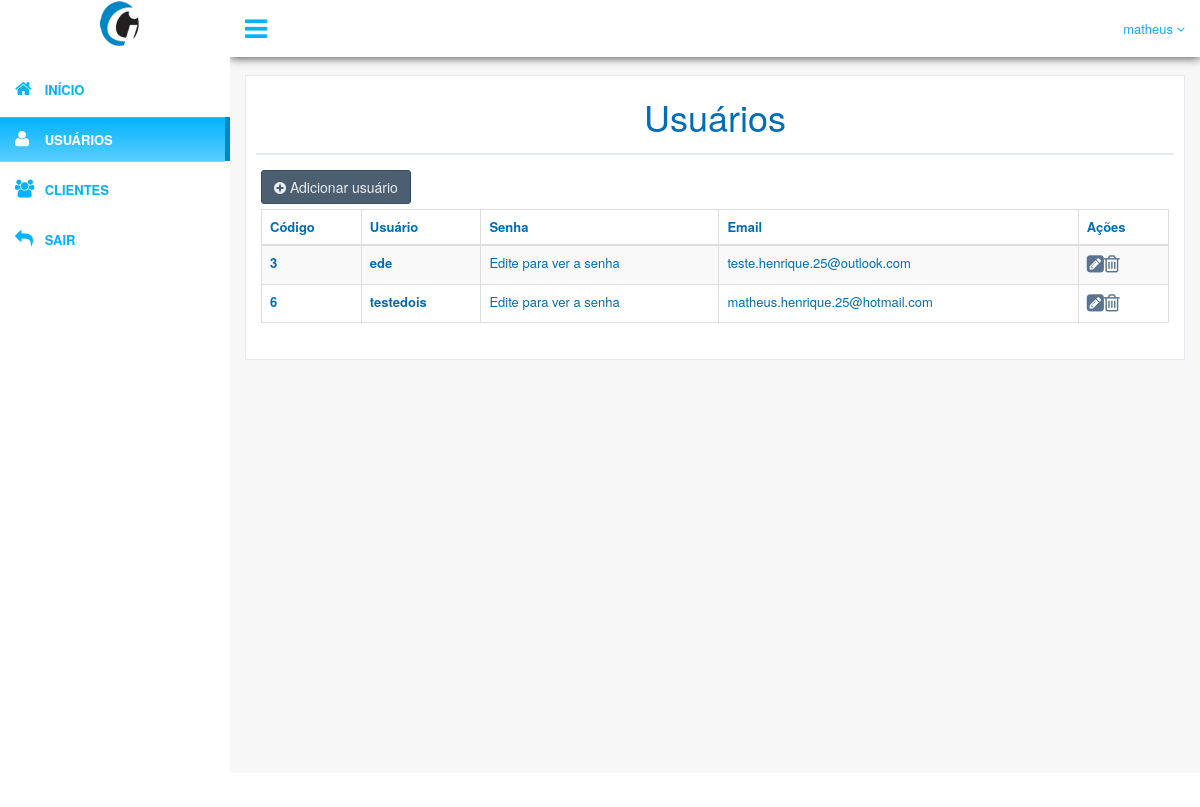
/usuarios.php (signed in), run on the app's committed database.
### tables this page shows
CREATE TABLE `usuarios` (
  `idUsuario` int(11) NOT NULL,
  `usuario` varchar(45) NOT NULL,
  `senha` varchar(45) NOT NULL,
  `email` longtext NOT NULL,
  `deletar` int(11) NOT NULL
);

### usuarios.php (the view, shortened to what this page needs)
<?php
	$sessaousuario = $_SESSION ['usuario'];
?>
<!DOCTYPE html>
<html>
  <head>
    <link href="assets/css/bootstrap.min.css" rel="stylesheet">
    <link href="assets/css/font-awesome.min.css" rel="stylesheet">
    <link href="assets/css/nprogress.css" rel="stylesheet">
    <link href="assets/css/jquery.mCustomScrollbar.min.css" rel="stylesheet"/>
	<link href="assets/css/dataTables.bootstrap.min.css" rel="stylesheet">
    <link href="assets/css/buttons.bootstrap.min.css" rel="stylesheet">
    <link href="assets/css/fixedHeader.bootstrap.min.css" rel="stylesheet">
    <link href="assets/css/responsive.bootstrap.min.css" rel="stylesheet">
    <link href="assets/css/scroller.bootstrap.min.css" rel="stylesheet">
    <link href="assets/css/custom.min.css" rel="stylesheet">
  </head>
  <body class="nav-md">
    <div class="container body">
      <div class="main_container">
        <div class="col-md-3 left_col menu_fixed">
          <div class="left_col scroll-view">
            <div class="navbar nav_title" style="border: 0;">
              <a href="index.php" class="site_title"><img class="img-responsive center-margin" src="img/favicon.png"></a>
            </div>
            <div id="sidebar-menu" class="main_menu_side hidden-print main_menu">
              <div class="menu_section">
                <ul class="nav side-menu">
                <ul class="nav side-menu">
                  <li><a href="index.php"><i class="fa fa-home"></i> Início </a></li>
                </ul>
                <ul class="nav side-menu">
                  <li class="active"><a href="usuarios.php"><i class="fa fa-user"></i> Usuários </a></li>
                </ul>
                <ul class="nav side-menu">
                <li><a href="clientes.php"><i class="fa fa-users"></i> Clientes <span class="fa fa-chevron-down"></span></a>
                  </li>
                </ul>
                <ul class="nav side-menu">
                  <li><a href="sair.php"><i class="fa fa-reply"></i> Sair </a></li>
                </ul>
                </ul>
              </div>
            </div>
          </div>
        </div>
        <div class="top_nav">
          <div class="nav_menu">
            <nav>
              <div class="nav toggle">
                <a id="menu_toggle"><i class="fa fa-bars"></i></a>
              </div>
              <ul class="nav navbar-nav navbar-right">
                <li class="">
                  <a href="javascript:;" class="user-profile dropdown-toggle" data-toggle="dropdown" aria-expanded="false">
                    <?php echo $sessaousuario;?>
                    <span class=" fa fa-angle-down"></span>
                  </a>
                </li>
              </ul>
            </nav>
          </div>
        </div>
        <div class="right_col" role="main">
          <div class="">
            <div class="page-title">
            </div>
            <div class="row">
              <div class="col-md-12 col-sm-12 col-xs-12">
                <div class="x_panel">
                  <div class="x_title">
                    <h1 class="text-center">Usuários</h1>
                  </div>
                  <div class="x_content">
                    <a href="usuarios_incluir.php" style="color: #fff">
					<p class="btn btn-dark">
                        <i class="fa fa-plus-circle"></i>&nbsp;Adicionar usuário
					</p>
					</a>
                    <table id="datatable-responsive" class=" table table-striped table-bordered dt-responsive nowrap" cellspacing="0" width="100%">
                      <thead>
                        <tr>
                          	<th>Código</th>
                          	<th>Usuário</th>
                          	<th>Senha</th>
                          	<th class="contoth">Email</th>
                          	<th>Ações</th>
                        </tr>
                      </thead>
<?php
$consulta = mysql_query("SELECT * FROM usuarios WHERE deletar != '1'");
while ($dados = mysql_fetch_array($consulta))
{
	?>
                        <tr>
                        	<th><?php echo $dados['idUsuario']; ?></th>
                        	<th><?php echo $dados['usuario']; ?></th>
                            <td>Edite para ver a senha</td>
                            <td class="contod"><?php echo $dados['email']; ?></td>
                            <td><a href="usuarios_editar.php?id=<?php echo $dados['idUsuario'];?>"><i class="fa fa-pencil-square" style="font-size: 20px"></i></a><a href="controlador.php?acao=excluir_usuarios&id=<?php echo $dados['idUsuario'];?>"><i class="fa fa-trash-o" style="font-size: 20px"></i></a></td>
                        </tr>
<?php } ?>
                    </table>
                  </div>
                </div>
              </div>
            </div>
          </div>
        </div>
        <footer>
        </footer>
      </div>
    </div>
  </body>
</html>

### data on the page
usuarios: idUsuario "3", usuario "ede", email "teste.henrique.25@outlook.com"
usuarios: idUsuario "6", usuario "testedois", email "matheus.henrique.25@hotmail.com"

### other printed values
$sessaousuario "matheus"
